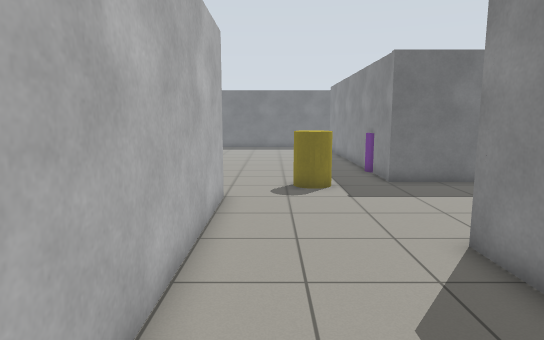
View 1 (above)

22 first-person views from a walk through a world built for the Gazebo simulator. The camera is 1.2 m above the floor, tilts 8° down and sees 75° across. The floor is counted in squares, 0.5 m on a side. Each view is taken from the middle of a square. On the plan, view 1 faces up. The plan holds only what a view shows up to about 20 squares ahead; the rest is blank.

View 2
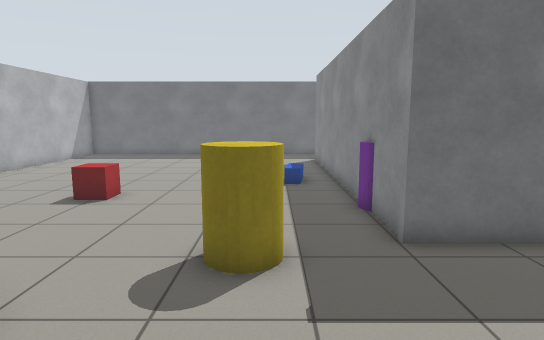

View 3
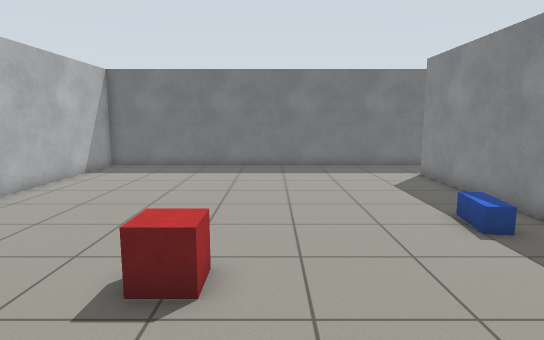

View 4
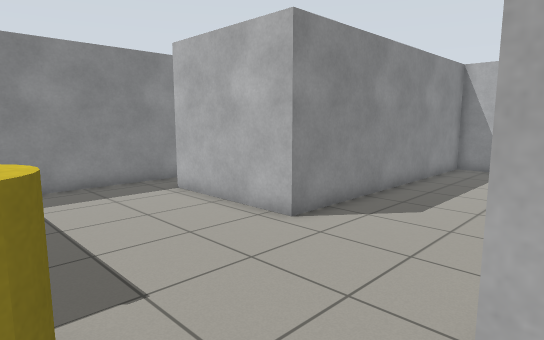

View 5
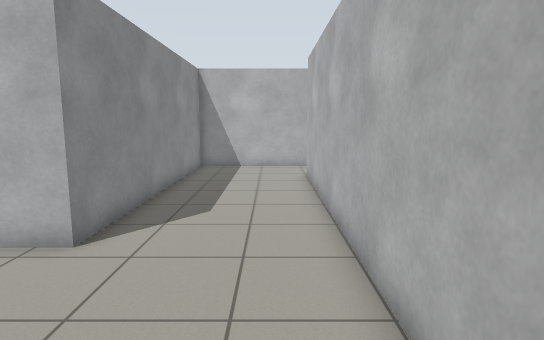

View 6
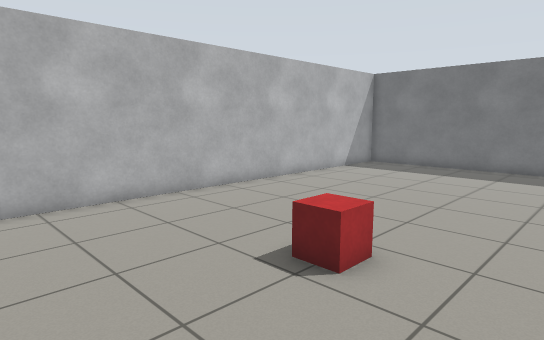

View 7
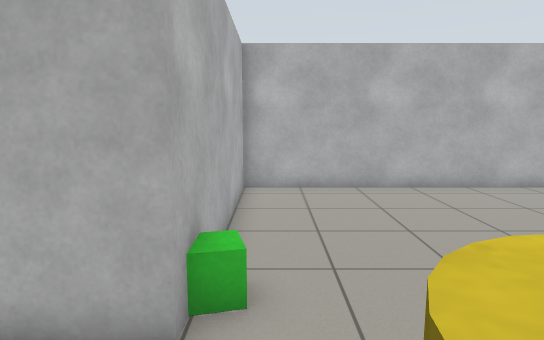

View 8
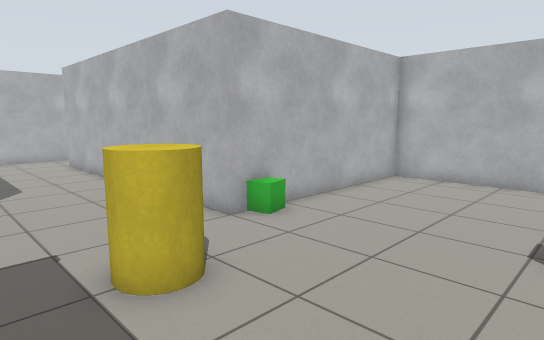

View 9
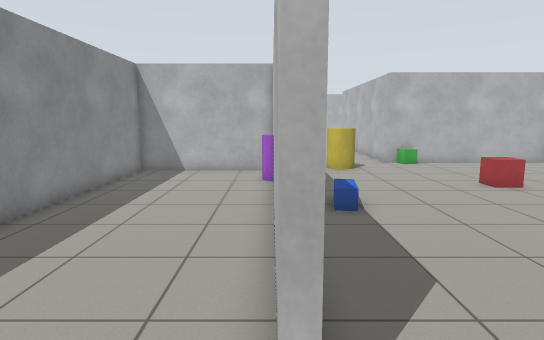

View 10
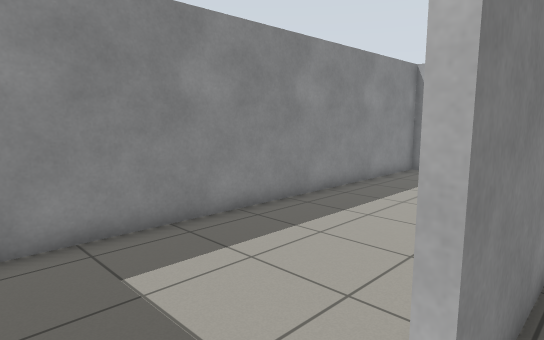

View 11
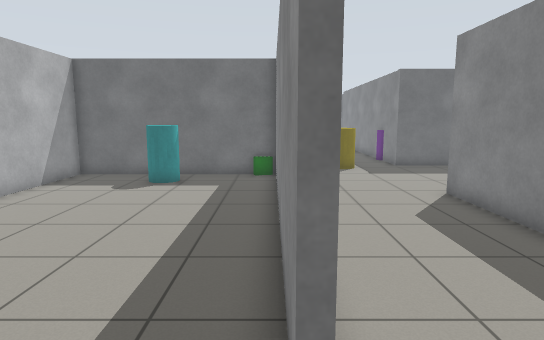

View 12
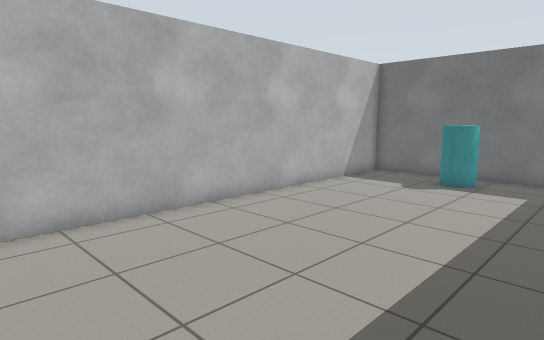

View 13
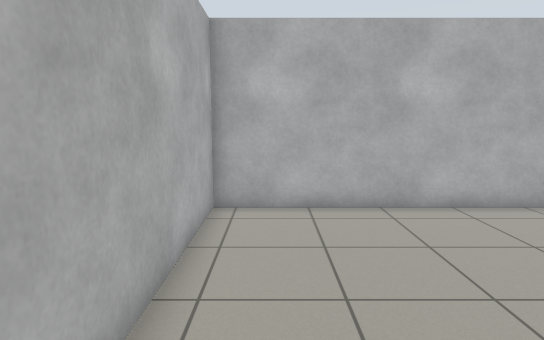

View 14
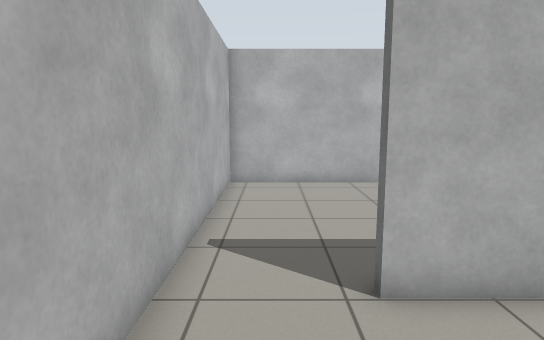

View 15
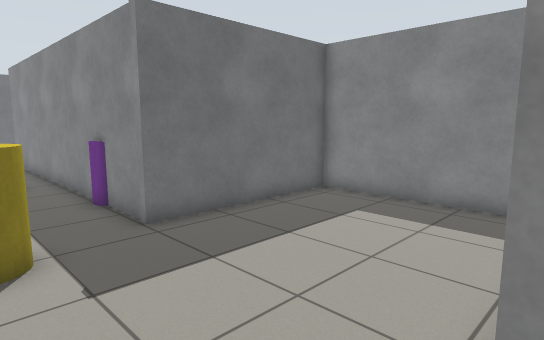

View 16
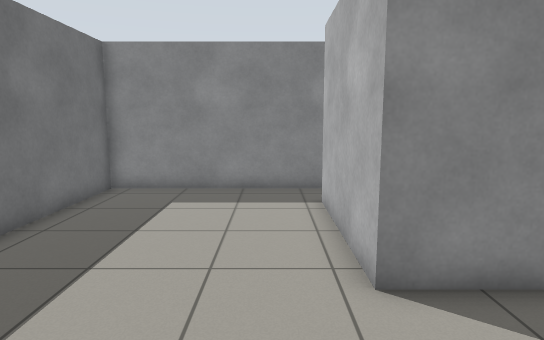

View 17
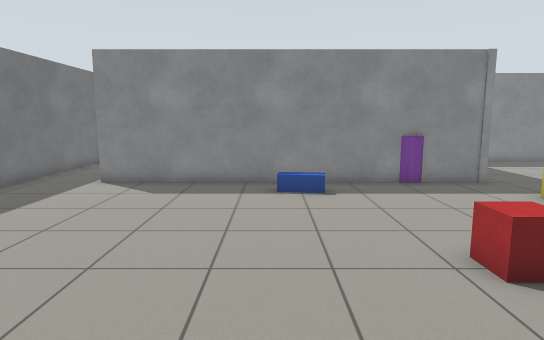

View 18
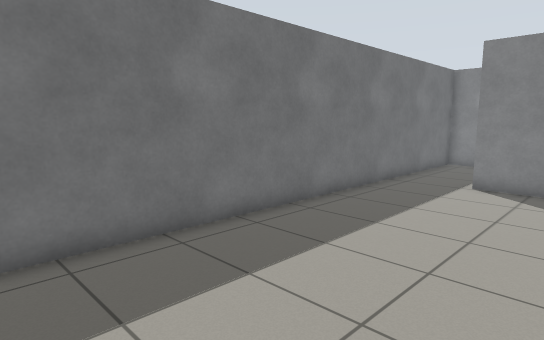

View 19
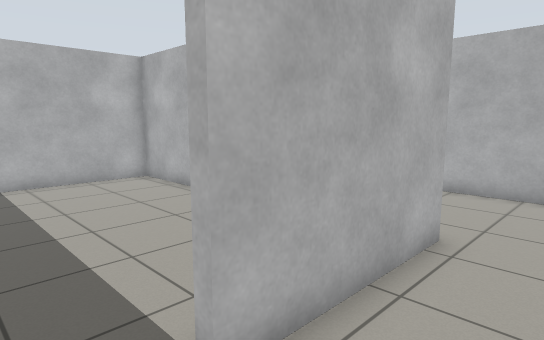

View 20
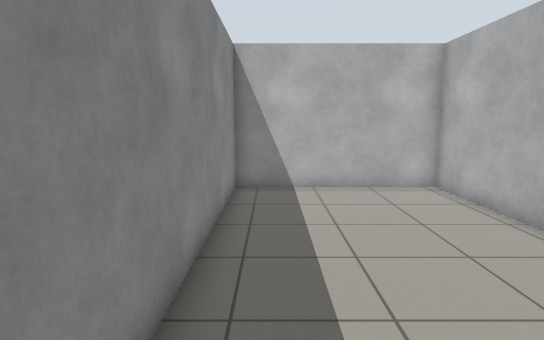

View 21
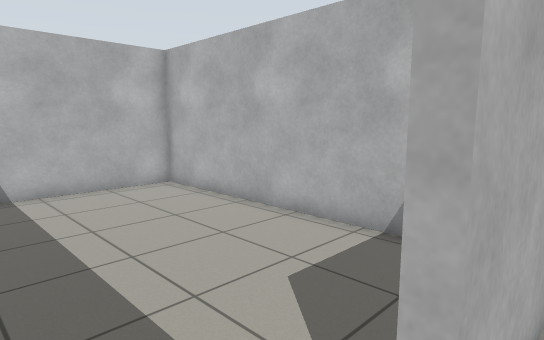

View 22
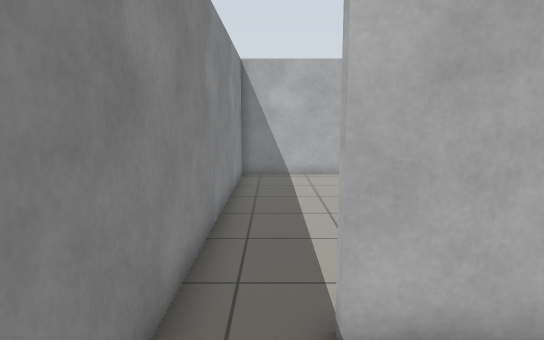

### Floor plan
Points are (right, up) in squares from view 1. A wall is a line through its corners. A room is listed if a view was taken in it or the views show most of it. See-through windows are left out.
Room 1 (views 1, 2, 3, 4, 5, 6, 7, 8, 9, 10, 13, 14, 15, 16, 17, 18, 19, 20, 21, 22)
walls: (-2.5, 11) (-1.5, 11) (-1.5, -2.6); (5.6, 31.8) (-10.6, 31.8) (-10.6, 11) (-3.5, 11); (11.3, 5.5) (11.3, 13.7) (4.7, 13.7) (4.7, 28.8); (-1.4, -5.6) (3.8, -5.6) (3.8, 6.5) (9.3, 6.5) (9.3, 6.1)
ways out: opening at (-2, -4) to room 2; opening at (5, 30) to room 3; opening at (10.5, 6) to room 4
objects: red box (-4, 18) to (-3, 18); yellow cylinder (1, 13) to (2, 13); blue box (3, 20) to (3, 22); purple cylinder (5, 17)
Room 2 (views 11, 12)
walls: (-1.8, -2.6) (-1.8, 7.5); (-1.8, 9.7) (-1.8, 10.4); (-3.5, 11) (-2.5, 11); (-1.7, 10.7) (-10.6, 10.7) (-10.6, -5.6) (-1.4, -5.6)
ways out: opening at (-2, -4) to room 1
objects: cyan cylinder (-7, 9) to (-6, 9); green box (-3, 11)
Room 3 (no view inside)
walls: (4.9, 22.8) (4.9, 22.1); (4.9, 28.8) (4.9, 24.9); (4.9, 14) (11.3, 14) (11.3, 31.8) (5.6, 31.8)
ways out: opening at (5, 30) to room 1
Room 4 (no view inside)
walls: (4.1, 4) (4.1, -5.6) (11.3, -5.6) (11.3, 5.5)
ways out: opening at (10.5, 6) to room 1

Where each view was taken, in squares from view 1:
view 1: 0 up, 0 right, facing up
view 2: 7 up, 2 right, facing up
view 3: 13 up, 2 left, facing up
view 4: 13 up, 2 left, facing down-right
view 5: 13 up, 0 right, facing down
view 6: 13 up, 0 right, facing up-left
view 7: 12 up, 2 right, facing left
view 8: 18 up, 4 right, facing down-left
view 9: 31 up, 5 right, facing down
view 10: 31 up, 4 right, facing down-right
view 11: 5 down, 2 left, facing up
view 12: 5 down, 2 left, facing up-left
view 13: 4 down, 1 left, facing left
view 14: 4 down, 3 right, facing left
view 15: 6 up, 1 right, facing up-right
view 16: 8 up, 1 left, facing right
view 17: 22 up, 9 left, facing right
view 18: 25 up, 9 left, facing up-right
view 19: 9 up, 11 right, facing down-left
view 20: 7 up, 10 right, facing down
view 21: 7 up, 11 right, facing down-left
view 22: 10 up, 10 right, facing down
